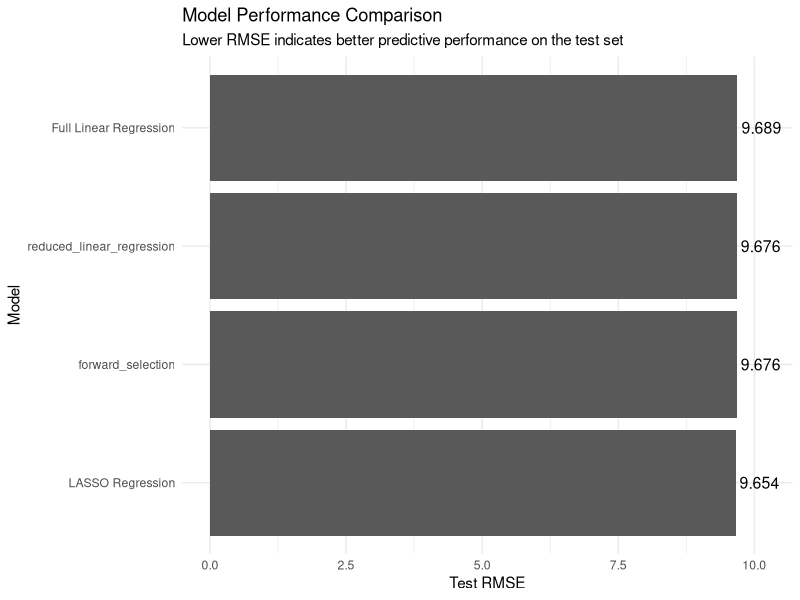

Generate this figure with R:
# scripts/04_evaluation.R
# Purpose: Compare model performance and save final evaluation outputs.

library(tidyverse)

dir.create("figures", recursive = TRUE, showWarnings = FALSE)
dir.create("results", recursive = TRUE, showWarnings = FALSE)

# Load model performance metrics
model_metrics <- read_csv("results/model_metrics.csv", show_col_types = FALSE)

# Clean model labels for reporting
model_metrics_clean <- model_metrics %>%
  mutate(
    model_label = case_when(
      model == "full_linear_regression" ~ "Full Linear Regression",
      model == "forward_selected_reduced_regression" ~ "Forward-Selected Reduced Regression",
      model == "lasso_regression" ~ "LASSO Regression",
      TRUE ~ model
    )
  ) %>%
  arrange(rmse)

# Save final model comparison table
write_csv(
  model_metrics_clean,
  "results/final_model_comparison.csv"
)

# Identify best-performing model
best_model <- model_metrics_clean %>%
  slice_min(rmse, n = 1)

write_csv(
  best_model,
  "results/best_model_summary.csv"
)

# Plot RMSE comparison
p_model_rmse <- ggplot(
  model_metrics_clean,
  aes(x = reorder(model_label, rmse), y = rmse)
) +
  geom_col() +
  geom_text(
    aes(label = round(rmse, 3)),
    hjust = -0.1,
    size = 4
  ) +
  coord_flip() +
  expand_limits(y = max(model_metrics_clean$rmse) + 0.5) +
  labs(
    title = "Model Performance Comparison",
    subtitle = "Lower RMSE indicates better predictive performance on the test set",
    x = "Model",
    y = "Test RMSE"
  ) +
  theme_minimal()

ggsave(
  filename = "figures/model_rmse_comparison.png",
  plot = p_model_rmse,
  width = 8,
  height = 5
)

message("Evaluation complete.")
message("Best model: ", best_model$model_label)
message("Best RMSE: ", round(best_model$rmse, 3))
message("Saved final model comparison to results/final_model_comparison.csv")
message("Saved RMSE comparison figure to figures/model_rmse_comparison.png")
